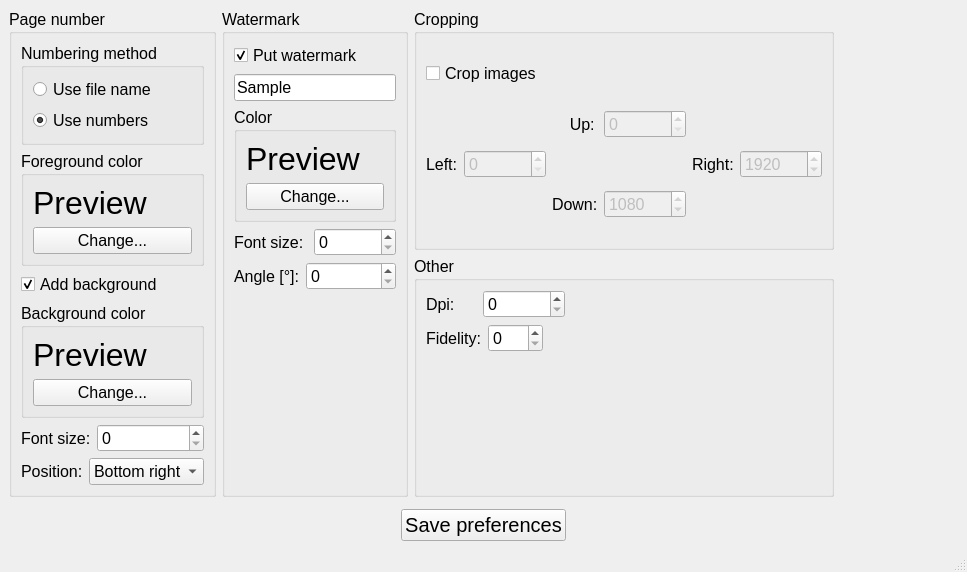
<?xml version="1.0" encoding="UTF-8"?>
<ui version="4.0">
 <class>configWindow</class>
 <widget class="QMainWindow" name="configWindow">
  <property name="geometry">
   <rect>
    <x>0</x>
    <y>0</y>
    <width>967</width>
    <height>568</height>
   </rect>
  </property>
  <property name="windowTitle">
   <string>Pdfize: Configure</string>
  </property>
  <widget class="QWidget" name="centralwidget">
   <layout class="QFormLayout" name="formLayout_6">
    <item row="0" column="0">
     <layout class="QHBoxLayout" name="horizontalLayout_7">
      <item>
       <widget class="QGroupBox" name="groupBox_2">
        <property name="font">
         <font>
          <pointsize>12</pointsize>
         </font>
        </property>
        <property name="title">
         <string>Page number</string>
        </property>
        <layout class="QVBoxLayout" name="verticalLayout_3">
         <item>
          <widget class="QGroupBox" name="groupBox">
           <property name="title">
            <string>Numbering method</string>
           </property>
           <layout class="QVBoxLayout" name="verticalLayout_7">
            <item>
             <layout class="QVBoxLayout" name="verticalLayout_2">
              <item>
               <widget class="QRadioButton" name="radioFil">
                <property name="text">
                 <string>Use file name</string>
                </property>
               </widget>
              </item>
              <item>
               <widget class="QRadioButton" name="radioNumb">
                <property name="text">
                 <string>Use numbers</string>
                </property>
                <property name="checked">
                 <bool>true</bool>
                </property>
               </widget>
              </item>
             </layout>
            </item>
           </layout>
          </widget>
         </item>
         <item>
          <widget class="QGroupBox" name="groupBox_6">
           <property name="title">
            <string>Foreground color</string>
           </property>
           <layout class="QVBoxLayout" name="verticalLayout_4">
            <item>
             <widget class="QLabel" name="label_5">
              <property name="font">
               <font>
                <pointsize>24</pointsize>
               </font>
              </property>
              <property name="text">
               <string>Preview</string>
              </property>
             </widget>
            </item>
            <item>
             <widget class="QPushButton" name="pushButton">
              <property name="text">
               <string>Change...</string>
              </property>
             </widget>
            </item>
           </layout>
          </widget>
         </item>
         <item>
          <widget class="QCheckBox" name="checkBox">
           <property name="text">
            <string>Add background</string>
           </property>
           <property name="checked">
            <bool>true</bool>
           </property>
          </widget>
         </item>
         <item>
          <widget class="QGroupBox" name="groupBox_9">
           <property name="title">
            <string>Background color</string>
           </property>
           <layout class="QVBoxLayout" name="verticalLayout_9">
            <item>
             <widget class="QLabel" name="label_11">
              <property name="font">
               <font>
                <pointsize>24</pointsize>
               </font>
              </property>
              <property name="text">
               <string>Preview</string>
              </property>
             </widget>
            </item>
            <item>
             <widget class="QPushButton" name="pushButton_3">
              <property name="text">
               <string>Change...</string>
              </property>
             </widget>
            </item>
           </layout>
          </widget>
         </item>
         <item>
          <layout class="QFormLayout" name="formLayout_2">
           <item row="0" column="0">
            <widget class="QLabel" name="label_10">
             <property name="text">
              <string>Font size:</string>
             </property>
            </widget>
           </item>
           <item row="0" column="1">
            <widget class="QSpinBox" name="spinBox_11">
             <property name="maximum">
              <number>999999999</number>
             </property>
            </widget>
           </item>
          </layout>
         </item>
         <item>
          <layout class="QFormLayout" name="formLayout">
           <item row="0" column="0">
            <widget class="QLabel" name="label_12">
             <property name="text">
              <string>Position:</string>
             </property>
            </widget>
           </item>
           <item row="0" column="1">
            <widget class="QComboBox" name="comboBox">
             <item>
              <property name="text">
               <string>Bottom right</string>
              </property>
             </item>
             <item>
              <property name="text">
               <string>Top right</string>
              </property>
             </item>
             <item>
              <property name="text">
               <string>Top left</string>
              </property>
             </item>
             <item>
              <property name="text">
               <string>Bottom left</string>
              </property>
             </item>
            </widget>
           </item>
          </layout>
         </item>
        </layout>
       </widget>
      </item>
      <item>
       <widget class="QGroupBox" name="groupBox_3">
        <property name="font">
         <font>
          <pointsize>12</pointsize>
         </font>
        </property>
        <property name="title">
         <string>Watermark</string>
        </property>
        <layout class="QVBoxLayout" name="verticalLayout_5">
         <item>
          <widget class="QCheckBox" name="checkBoxEnableWater">
           <property name="text">
            <string>Put watermark</string>
           </property>
           <property name="checked">
            <bool>true</bool>
           </property>
          </widget>
         </item>
         <item>
          <widget class="QLineEdit" name="lineEdit">
           <property name="text">
            <string>Sample</string>
           </property>
          </widget>
         </item>
         <item>
          <widget class="QGroupBox" name="groupBox_7">
           <property name="title">
            <string>Color</string>
           </property>
           <layout class="QVBoxLayout" name="verticalLayout_6">
            <item>
             <widget class="QLabel" name="label_6">
              <property name="font">
               <font>
                <pointsize>24</pointsize>
               </font>
              </property>
              <property name="text">
               <string>Preview</string>
              </property>
             </widget>
            </item>
            <item>
             <widget class="QPushButton" name="pushButton_2">
              <property name="text">
               <string>Change...</string>
              </property>
             </widget>
            </item>
           </layout>
          </widget>
         </item>
         <item>
          <layout class="QFormLayout" name="formLayout_3">
           <item row="0" column="0">
            <widget class="QLabel" name="label_9">
             <property name="text">
              <string>Font size: </string>
             </property>
            </widget>
           </item>
           <item row="0" column="1">
            <widget class="QSpinBox" name="spinBox_10">
             <property name="maximum">
              <number>999999999</number>
             </property>
            </widget>
           </item>
          </layout>
         </item>
         <item>
          <layout class="QFormLayout" name="formLayout_4">
           <item row="0" column="0">
            <widget class="QLabel" name="label_8">
             <property name="text">
              <string>Angle [°]:</string>
             </property>
            </widget>
           </item>
           <item row="0" column="1">
            <widget class="QSpinBox" name="spinBox_9">
             <property name="maximum">
              <number>360</number>
             </property>
            </widget>
           </item>
          </layout>
         </item>
         <item>
          <spacer name="verticalSpacer_2">
           <property name="orientation">
            <enum>Qt::Vertical</enum>
           </property>
           <property name="sizeHint" stdset="0">
            <size>
             <width>20</width>
             <height>40</height>
            </size>
           </property>
          </spacer>
         </item>
        </layout>
       </widget>
      </item>
      <item>
       <layout class="QVBoxLayout" name="verticalLayout_12">
        <item>
         <widget class="QGroupBox" name="groupBox_4">
          <property name="font">
           <font>
            <pointsize>12</pointsize>
           </font>
          </property>
          <property name="title">
           <string>Cropping</string>
          </property>
          <layout class="QVBoxLayout" name="verticalLayout">
           <item>
            <widget class="QCheckBox" name="checkBoxEnableCrop">
             <property name="text">
              <string>Crop images</string>
             </property>
             <property name="checked">
              <bool>false</bool>
             </property>
            </widget>
           </item>
           <item>
            <layout class="QGridLayout" name="gridLayout_2">
             <item row="1" column="0">
              <layout class="QHBoxLayout" name="horizontalLayout">
               <item>
                <widget class="QLabel" name="label">
                 <property name="text">
                  <string>Left:</string>
                 </property>
                </widget>
               </item>
               <item>
                <widget class="QSpinBox" name="spinBox_4">
                 <property name="enabled">
                  <bool>false</bool>
                 </property>
                 <property name="wrapping">
                  <bool>false</bool>
                 </property>
                 <property name="frame">
                  <bool>true</bool>
                 </property>
                 <property name="buttonSymbols">
                  <enum>QAbstractSpinBox::UpDownArrows</enum>
                 </property>
                 <property name="accelerated">
                  <bool>false</bool>
                 </property>
                 <property name="maximum">
                  <number>999999999</number>
                 </property>
                </widget>
               </item>
              </layout>
             </item>
             <item row="1" column="2">
              <layout class="QHBoxLayout" name="horizontalLayout_2">
               <item>
                <widget class="QLabel" name="label_2">
                 <property name="text">
                  <string>Right:</string>
                 </property>
                </widget>
               </item>
               <item>
                <widget class="QSpinBox" name="spinBox_5">
                 <property name="enabled">
                  <bool>false</bool>
                 </property>
                 <property name="maximum">
                  <number>999999999</number>
                 </property>
                 <property name="value">
                  <number>1920</number>
                 </property>
                </widget>
               </item>
              </layout>
             </item>
             <item row="0" column="1">
              <layout class="QHBoxLayout" name="horizontalLayout_4">
               <item>
                <widget class="QLabel" name="label_4">
                 <property name="text">
                  <string>    Up:</string>
                 </property>
                </widget>
               </item>
               <item>
                <widget class="QSpinBox" name="spinBox_7">
                 <property name="enabled">
                  <bool>false</bool>
                 </property>
                 <property name="maximum">
                  <number>999999999</number>
                 </property>
                </widget>
               </item>
              </layout>
             </item>
             <item row="2" column="1">
              <layout class="QHBoxLayout" name="horizontalLayout_3">
               <item>
                <widget class="QLabel" name="label_3">
                 <property name="text">
                  <string>Down:</string>
                 </property>
                </widget>
               </item>
               <item>
                <widget class="QSpinBox" name="spinBox_6">
                 <property name="enabled">
                  <bool>false</bool>
                 </property>
                 <property name="maximum">
                  <number>999999999</number>
                 </property>
                 <property name="value">
                  <number>1080</number>
                 </property>
                </widget>
               </item>
              </layout>
             </item>
             <item row="1" column="1">
              <spacer name="verticalSpacer">
               <property name="orientation">
                <enum>Qt::Vertical</enum>
               </property>
               <property name="sizeType">
                <enum>QSizePolicy::Minimum</enum>
               </property>
               <property name="sizeHint" stdset="0">
                <size>
                 <width>20</width>
                 <height>40</height>
                </size>
               </property>
              </spacer>
             </item>
            </layout>
           </item>
          </layout>
         </widget>
        </item>
        <item>
         <widget class="QGroupBox" name="groupBox_5">
          <property name="font">
           <font>
            <pointsize>12</pointsize>
           </font>
          </property>
          <property name="title">
           <string>Other</string>
          </property>
          <layout class="QFormLayout" name="formLayout_5">
           <item row="0" column="0">
            <layout class="QHBoxLayout" name="horizontalLayout_5">
             <item>
              <widget class="QLabel" name="label_7">
               <property name="text">
                <string>Dpi:     </string>
               </property>
              </widget>
             </item>
             <item>
              <widget class="QSpinBox" name="spinBox_8">
               <property name="maximum">
                <number>999999999</number>
               </property>
              </widget>
             </item>
            </layout>
           </item>
           <item row="1" column="0">
            <layout class="QHBoxLayout" name="horizontalLayout_12">
             <item>
              <widget class="QLabel" name="label_13">
               <property name="text">
                <string>Fidelity:</string>
               </property>
              </widget>
             </item>
             <item>
              <widget class="QSpinBox" name="spinBox_12">
               <property name="maximum">
                <number>100</number>
               </property>
              </widget>
             </item>
            </layout>
           </item>
          </layout>
         </widget>
        </item>
       </layout>
      </item>
     </layout>
    </item>
    <item row="1" column="0">
     <spacer name="verticalSpacer_4">
      <property name="orientation">
       <enum>Qt::Vertical</enum>
      </property>
      <property name="sizeHint" stdset="0">
       <size>
        <width>20</width>
        <height>40</height>
       </size>
      </property>
     </spacer>
    </item>
    <item row="2" column="0" colspan="2">
     <layout class="QHBoxLayout" name="horizontalLayout_11">
      <item>
       <spacer name="horizontalSpacer_2">
        <property name="orientation">
         <enum>Qt::Horizontal</enum>
        </property>
        <property name="sizeHint" stdset="0">
         <size>
          <width>40</width>
          <height>20</height>
         </size>
        </property>
       </spacer>
      </item>
      <item>
       <widget class="QPushButton" name="pushButton_4">
        <property name="font">
         <font>
          <pointsize>15</pointsize>
         </font>
        </property>
        <property name="text">
         <string>Save preferences</string>
        </property>
       </widget>
      </item>
      <item>
       <spacer name="horizontalSpacer">
        <property name="orientation">
         <enum>Qt::Horizontal</enum>
        </property>
        <property name="sizeHint" stdset="0">
         <size>
          <width>40</width>
          <height>20</height>
         </size>
        </property>
       </spacer>
      </item>
     </layout>
    </item>
   </layout>
  </widget>
  <widget class="QMenuBar" name="menubar">
   <property name="geometry">
    <rect>
     <x>0</x>
     <y>0</y>
     <width>967</width>
     <height>21</height>
    </rect>
   </property>
  </widget>
  <widget class="QStatusBar" name="statusbar"/>
 </widget>
 <resources/>
 <connections/>
</ui>
